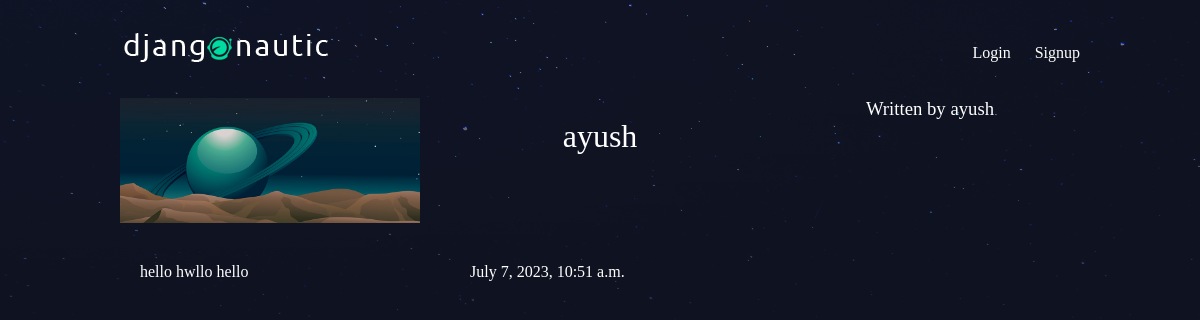
/articles/Beast/, run on the app's committed database.
### articles/models.py (models this page shows, shortened)
class Article(models.Model):
	title=models.CharField(max_length=100)
	slug=models.SlugField()
	body=models.TextField()
	date=models.DateTimeField(auto_now_add=True)
	thumb=models.ImageField(default='default.png',blank=True)
	author=models.ForeignKey(User,default=None,on_delete=models.DO_NOTHING)

### articles/views.py (the view)
# urls.py: path('<slug:slug>/', views.article_detail,name='detail')
def article_detail(request,slug):
	article=Article.objects.get(slug=slug)
	return render(request,"articles/article_details.html",{"articles":article})

### articles/templates/articles/article_details.html
{% extends 'base_template.html' %}
{% block content %}
<div class="article-detail">
    <div class="article">
        <img src="{{ articles.thumb.url }}" />
        <h2>{{ articles.title }}</h2>
        <h3>Written by {{ articles.author.username }}</h3>
        <p>{{ articles.body }}</p>
        <p>{{ articles.date }}</p>
    </div>
</div>
{% endblock %}

### assets/style.css (style rules this page uses)
body { background-color: #0f121f; background-image: url(/static/stars.png); background-repeat-y: no-repeat; color: #fff; }
body * { font-family: Ubuntu; }
h1, h2, h3, h4, h5 { font-weight: normal; margin: 0; }
.article { display: grid; grid-template-columns: 1fr 1fr 1fr; grid-gap: 30px; }
.article h2 { font-size: 1.2em; }
.article-detail .article { padding: 0; }
.article-detail .article img { max-width: 100%; }
.article-detail .article h2 { text-align: center; margin: 20px auto; font-size: 2em }
.article-detail .article h3 { text-align: center; }
.article-detail .article p { margin: 10px 20px }

### data on the page
Article: thumb (placeholder picture), title "ayush", author.username "ayush", body "hello hwllo hello", date "July 7, 2023, 10:51 a.m."
